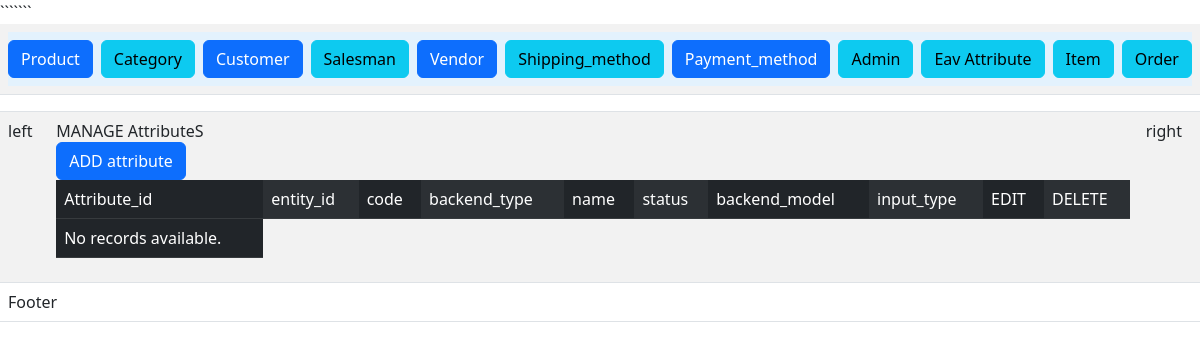
The app's page /index.php?c=eav_attribute&a=grid, older data.
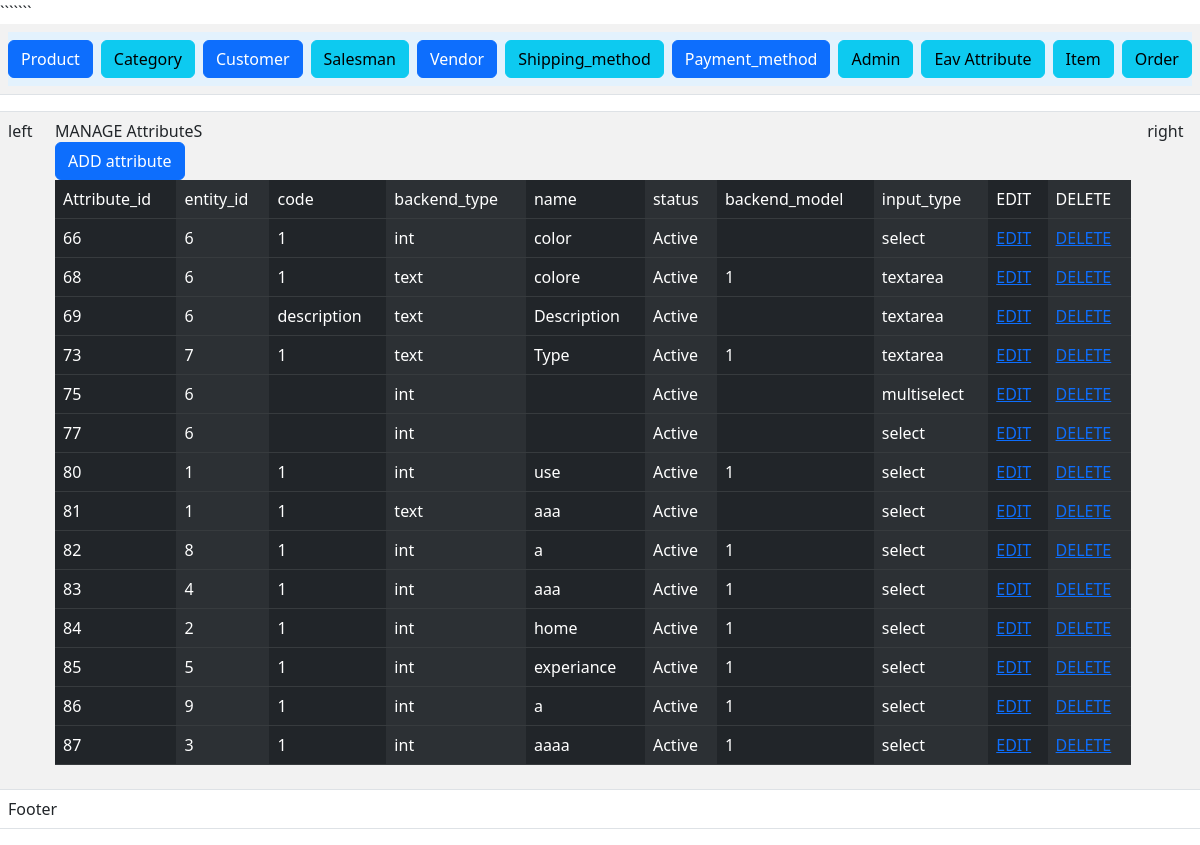
The same page, newer data.
### tables this page shows
CREATE TABLE `eav_attribute` (
  `attribute_id` int(11) NOT NULL,
  `entity_type_id` int(11) NOT NULL,
  `code` varchar(20) NOT NULL,
  `backend_type` varchar(20) DEFAULT NULL,
  `name` varchar(50) NOT NULL,
  `status` tinyint(4) NOT NULL,
  `backend_model` varchar(255) NOT NULL,
  `input_type` varchar(20) NOT NULL
);

### Controller/Eav/Attribute.php (called while the page is built, shortened)
```````<?php
class Controller_Eav_Attribute extends Controller_Core_Action
{
	public function gridAction()
	{
			$layout = $this->getLayout();
			$grid = new Block_Eav_Attribute_Grid();
			$layout->getChild('content')->addChild('grid',$grid);
			$layout->render();
	}
}
?>

### index.php (called while the page is built, shortened)
<?php
require_once 'Controller/Core/Front.php';
spl_autoload_register(function ($className) {
    $classPath = str_replace('_', '/', $className);
});
class Ccc{
	public static function init()
	{
		$front = new Controller_Core_Front();
		$front->init();
	}
	public static function getModel($className){
		return new $className();
	}
}
Ccc::init();
?>

### Model/Core/Request.php (called while the page is built, shortened)
<?php
class Model_Core_Request{
	public function getParam($key = null, $value = null){
		if ($key == null) {
			return $_GET;
		}
		if (array_key_exists($key,$_GET)) {
			return $_GET[$key];
		}
		  return $value;
	}
	public function getActionName(){
			return $this->getParam('a', 'grid');
	}
}

### Model/Core/View.php (called while the page is built, shortened)
<?php
class Model_Core_View
{
	protected $template = null;
	public function setTemplate($template)
	{
		$this->template = $template;
		return $this;
	}
	public function getTemplate()
	{
		return $this->template;
	}
	public function render()
	{
		require "View".DS.$this->getTemplate();
	}
	public function getUrl($controller=null,$action=null,$params=[],$resetParams=false)
	{
		return Ccc::getModel('Core_Url')->getUrl($controller,$action,$params,$resetParams);
	}
}

### Block/Core/Template.php (called while the page is built, shortened)
<?php
class Block_Core_Template extends Model_Core_View
{
	protected $children = [];
	public function getChildren()
	{
		return $this->children;
	}
	public function addChild($key,$value)
	{
		$this->children[$key] = $value;
		return $this;
	}
}
?>

### Model/Core/Url.php (called while the page is built, shortened)
<?php
class Model_Core_Url
{
	public function getUrl($controller = null,$action = null,$params = [], $reset  = false)
	{
	   $request = new Model_Core_Request();
	   $final = $request->getParam();
	   if ($controller) {
	   		$final['c'] = $controller;
	   }
	   else{
	   		$final['c'] =$request->getControllerName();
	   }
	   if ($action) {
	   	   $final['a'] = $action;
	   }
	   else{
	   	   $final['a'] = $request->getActionName();
	   }
	   if ($params) {
	   	   $final = array_merge($final,$params);
	   }
	   $queryString = http_build_query($final);
	   $requestUri = trim($_SERVER['REQUEST_URI'],$_SERVER['QUERY_STRING']);
	   $url = $_SERVER['REQUEST_SCHEME'].'://'. $_SERVER['HTTP_HOST'].$requestUri.$queryString;
	   return $url;
	}
}

### Model/Core/Table.php (called while the page is built, shortened)
<?php
class Model_Core_Table
{
	protected $data = [];
	protected $resource = null;
	protected $collection = null;
	public function setResourceClass($resourceClass)
	{
		return $this;
	}
	public function setCollectionClass($collectionClass)
	{
		return $this;
	}
	public function setResource($resource)
	{
		$this->resource = $resource;
		return $this;
	}
	public function getResource()
	{
		if ($this->resource) {
			return $this->resource;
		}
		$resource = new ($this->resourceClass)();
		return $resource;
	}
	public function setCollection($collection)
	{
		$this->collection = $collection;
		return $this;
	}
	public function getCollection()
	{
		if ($this->collection) {
			return $this->collection;
		}
		$collection = new ($this->collectionClass)();
		return $collection;
	}
	public function __get($key)
	{
		if (array_key_exists($key, $this->data)) {
			return $this->data[$key];
		}
		return null;
	}
	public function setData(array $data)
	{
		$this->data =array_merge($this->data,$data) ;
		return $this;
	}
	public function fetchAll($query)
	{
		$result = $this->getResource()->fetchAll($query);
		if (!$result) {
			return false;
		}
		$collection = $this->getCollection()->setData($result);
		return $collection;
	}
}

### Block/Eav/Attribute/Grid.php (called while the page is built, shortened)
<?php
class Block_Eav_Attribute_Grid extends Block_Core_Template
{
	public function getCollection()
	{
		$query = "SELECT * FROM `eav_attribute`";
		$data = Ccc::getModel('Eav_Attribute')->fetchAll($query);
		return $data;
	}
}
?>

### Model/Core/Table/Resource.php (called while the page is built, shortened)
<?php
class Model_Core_Table_Resource
{
	public function setResourceName($resourceName){
		return $this;
	}
	public function setPrimaryKey($primaryKey){
		return $this;
	}
	public function getAdapter(){
		$adapter = new Model_Core_Adapter();
		return $adapter;
	}
	public function fetchAll($query){
		$result = $this->getAdapter()->fetchAll($query);
		if (!$result) {
			return false;
		}
		return $result;
	}
}
?>

### Model/Core/Adapter.php (called while the page is built, shortened)
<?php
class Model_Core_Adapter
{
	public $config = [
		'host' => 'localhost',
		'username' => 'root',
		'password' => '',
		'dbname' => 'newmvc-akshayFultariya',
	];
	public function connect(){
		$connect = mysqli_connect(
			$this->config['host'],
			$this->config['username'],
			$this->config['password'],
			$this->config['dbname']
		);
		return $connect;
	}
	public function fetchAll($query){
		$connect = $this->connect();
		$result = mysqli_query($connect,$query);
		if ($result->num_rows == 0) {
			return false;
		}
			return $result->fetch_all(MYSQLI_ASSOC);
	}
}

### Model/Core/Table/Collection.php (called while the page is built, shortened)
<?php
class Model_Core_Table_Collection
{
	protected $data = [];
	public function setData(array $data)
	{
		$this->data =array_merge($this->data,$data) ;
		return $this;
	}
	public function getData()
	{
		return $this->data;
	}
}
?>

### Model/Eav/Attribute/Resource.php (called while the page is built, shortened)
<?php
class Model_Eav_Attribute_Resource extends Model_Core_Table_Resource
{
   public function getStatusOptions()
   {
      return [self::STATUS_ACTIVE => self::STATUS_ACTIVE_LBL,
              self::STATUS_INACTIVE => self::STATUS_INACTIVE_LBL
      ];
   }
}
?>

### Model/Eav/Attribute.php (called while the page is built, shortened)
<?php
class Model_Eav_Attribute extends Model_Core_Table
{
   public function getStatusText($status)
   {
      $statuses = $this->getResource()->getStatusOptions();
      if (array_key_exists($this->status,$statuses)) {
         return $statuses[$this->status];
      }
      return $statuses[Model_Eav_Attribute_Resource::STATUS_DEFAULT];
   }
}
?>

### View/eav/attribute/grid.phtml (the view)
<?php
$attributes = $this->getCollection();
?>
    <div class="title9">
    	<div class="main9">
    	MANAGE AttributeS
    	</div>
    <div class="main99">
    	<a type="button" class="btn btn-primary" href="<?php echo $this->getUrl('eav_attribute','add');?>" class="main999">ADD attribute</a>
    </div>
    </div>
   <table class="table table-dark table-striped-columns">
   	     <tr>
   	     	<td>Attribute_id</td>
   	     	<td>entity_id</td>
   	     	<td>code</td>
   	     	<td>backend_type</td>
   	     	<td>name</td>
   	     	<td>status</td>
   	     	<td>backend_model</td>
   	     	<td>input_type</td>
   	     	<td>EDIT</td>
   	     	<td>DELETE</td>
   	     </tr>
           <?php  if (!$attributes):?>
              <tr>
                 <td>No records available.</td>
              </tr>
           <?php else:?>
   	      <?php foreach ($attributes->getData() as $attribute): ?>
            <tr>
            	<td><?php echo $attribute->attribute_id?></td>
            	<td><?php echo $attribute->entity_type_id?></td>
            	<td><?php echo $attribute->code?></td>
            	<td><?php echo $attribute->backend_type?></td>
            	<td><?php echo $attribute->name?></td>
                <td><?php echo $attribute->getStatusText($attribute->status );?></td>
            	<td><?php echo $attribute->backend_model?></td>
            	<td><?php echo $attribute->input_type?></td>
                <td><a href="  <?php echo $this->getUrl('eav_attribute','edit',array('attribute_id' =>  $attribute->attribute_id));?>">EDIT</td>
            	<td><a href="<?php echo $this->getUrl('eav_attribute','delete',array('attribute_id' =>  $attribute->attribute_id));?>">DELETE</td>
            </tr>
   	     <?php endforeach; ?>
           <?php endif; ?>
   </table>

### Controller/Core/Front.php (shortened to what this page needs)
<?php
class Controller_Core_Front{
	public function getRequest(){
		$request = new Model_Core_Request();
		return $request;
	}
	public function init(){
		$request = $this->getRequest();
		$controller = new $controllerClassName;
		$actionName = $request->getactionName()."Action";
		if (!method_exists($controller, $actionName )) {
			$controller->errorAction($actionName);
		}
		else{
			$controller->$actionName();
		}
	}
}
?>

### View/core/layout/3columns.phtml (shortened to what this page needs)
<!DOCTYPE html>
<html>
<head>
	<link href="https://cdn.jsdelivr.net/npm/bootstrap@5.3.0-alpha3/dist/css/bootstrap.min.css" rel="stylesheet">
</head>
<body>
	<table class="table table-striped">
		<tr>
			<td colspan="3"><?php $this->getChild('header')->render()?></td>
		</tr>
		<tr>
			<td colspan="3"><?php $this->getChild('message')->render()?></td>
		</tr>
		<tr>
			<td>left</td>
			<td><?php $this->getChild('content')->render()?></td>
			<td>right</td>
		</tr>
		<tr >
			<td colspan="3">Footer</td>
		</tr>
	</table>
</body>
</html>

### View/html/header.phtml (shortened to what this page needs)
<!DOCTYPE html>
<html>
<head>
	<link href="https://cdn.jsdelivr.net/npm/bootstrap@5.3.0-alpha3/dist/css/bootstrap.min.css" rel="stylesheet">
</head>
<body>
	<header>
		<div class="navbar" style="background-color: #e3f2fd;">
			<a href="index.php?c=product&a=grid" class="btn btn-primary">Product</a>
			<a href="index.php?c=category&a=grid" class="btn btn-info" >Category</a>
			<a href="index.php?c=customer&a=grid" class="btn btn-primary" >Customer</a>
			<a href="index.php?c=salesman&a=grid" class="btn btn-info" >Salesman</a>
			<a href="index.php?c=vendor&a=grid" class="btn btn-primary">Vendor</a>
			<a href="index.php?c=shipping&a=grid" class="btn btn-info" >Shipping_method</a>
			<a href="index.php?c=payment&a=grid" class="btn btn-primary" >Payment_method</a>
			<a href="index.php?c=admin&a=grid" class="btn btn-info" >Admin</a>
			<a href="index.php?c=eav_attribute&a=grid" class="btn btn-info" >Eav Attribute</a>
			<a href="index.php?c=item&a=grid" class="btn btn-info" >Item</a>
			<a href="index.php?c=order&a=grid" class="btn btn-info" >Order</a>
		</div>
	</header>
</body>
</html>

### View/html/message.phtml (shortened to what this page needs)
<!DOCTYPE html>
<html>
<head>
</head>
<body>
</body>
</html>

### View/html/Content/content.phtml
<?php
$children = $this->getChildren();
foreach ($children as $key => $child) {
	$child->render();
}
?>

Row changes from the older to the newer data that the page shows:
added eav_attribute: attribute_id "66", entity_type "6", code "1", backend_type "int", name "color", status "Active", input_type "select"
added eav_attribute: attribute_id "68", entity_type "6", code "1", backend_type "text", name "colore", status "Active", backend_model "1", input_type "textarea"
added eav_attribute: attribute_id "69", entity_type "6", code "description", backend_type "text", name "Description", status "Active", input_type "textarea"
added eav_attribute: attribute_id "73", entity_type "7", code "1", backend_type "text", name "Type", status "Active", backend_model "1", input_type "textarea"
added eav_attribute: attribute_id "75", entity_type "6", backend_type "int", status "Active", input_type "multiselect"
added eav_attribute: attribute_id "77", entity_type "6", backend_type "int", status "Active", input_type "select"
added eav_attribute: attribute_id "80", entity_type "1", code "1", backend_type "int", name "use", status "Active", backend_model "1", input_type "select"
added eav_attribute: attribute_id "81", entity_type "1", code "1", backend_type "text", name "aaa", status "Active", input_type "select"
added eav_attribute: attribute_id "82", entity_type "8", code "1", backend_type "int", name "a", status "Active", backend_model "1", input_type "select"
added eav_attribute: attribute_id "83", entity_type "4", code "1", backend_type "int", name "aaa", status "Active", backend_model "1", input_type "select"
added eav_attribute: attribute_id "84", entity_type "2", code "1", backend_type "int", name "home", status "Active", backend_model "1", input_type "select"
added eav_attribute: attribute_id "85", entity_type "5", code "1", backend_type "int", name "experiance", status "Active", backend_model "1", input_type "select"
added eav_attribute: attribute_id "86", entity_type "9", code "1", backend_type "int", name "a", status "Active", backend_model "1", input_type "select"
added eav_attribute: attribute_id "87", entity_type "3", code "1", backend_type "int", name "aaaa", status "Active", backend_model "1", input_type "select"
Text that changed along with them:
list line gone: "No records available."
